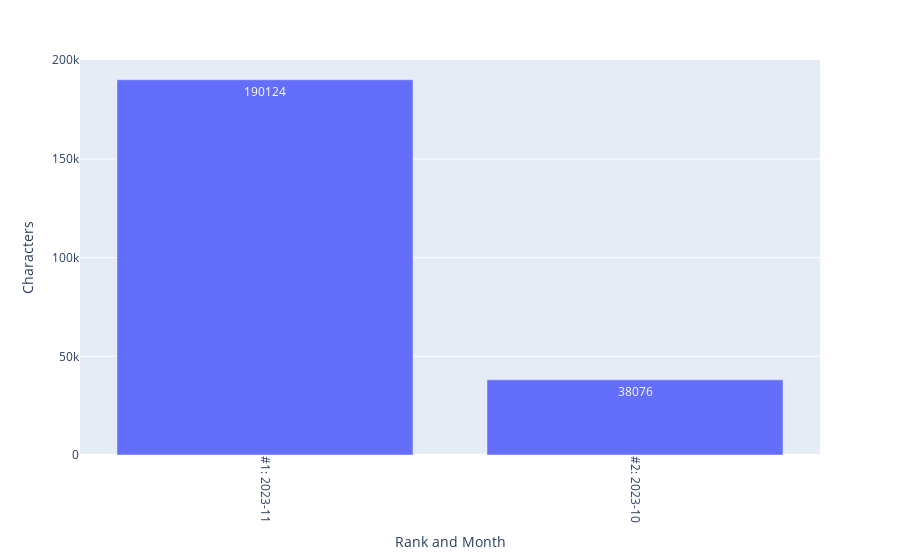

Source (notebook cell):
### Code cell
fig_top_months_by_characters = px.bar(df_top_months_by_characters, 
x = 'Rank and Month', y = 'Characters', text = 'Characters')
fig_top_months_by_characters.update_xaxes(tickangle = 90)
fig_top_months_by_characters.write_html(
    'Analyses/top_months_by_characters.html')
fig_top_months_by_characters.write_image(
    'Analyses/top_months_by_characters.png', 
    width = 1920, height = 1080, engine = 'kaleido', scale = 2)
fig_top_months_by_characters

### Figure 1 — Plotly figure (JSON) as saved in the notebook; plotly's stock layout.template omitted (floating-point values rounded to 4 significant figures)
{"data": [{"alignmentgroup": "True", "hovertemplate": "Rank and Month=%{x}<br>Characters=%{text}<extra></extra>", "legendgroup": "", "marker": {"color": "#636efa", "pattern": {"shape": ""}}, "name": "", "offsetgroup": "", "orientation": "v", "showlegend": false, "text": [190124, 38076], "textposition": "auto", "type": "bar", "x": ["#1: 2023-11", "#2: 2023-10"], "xaxis": "x", "y": [190124, 38076], "yaxis": "y"}], "layout": {"barmode": "relative", "legend": {"tracegroupgap": 0}, "margin": {"t": 60}, "xaxis": {"anchor": "y", "domain": [0, 1], "tickangle": 90, "title": {"text": "Rank and Month"}}, "yaxis": {"anchor": "x", "domain": [0, 1], "title": {"text": "Characters"}}}}
